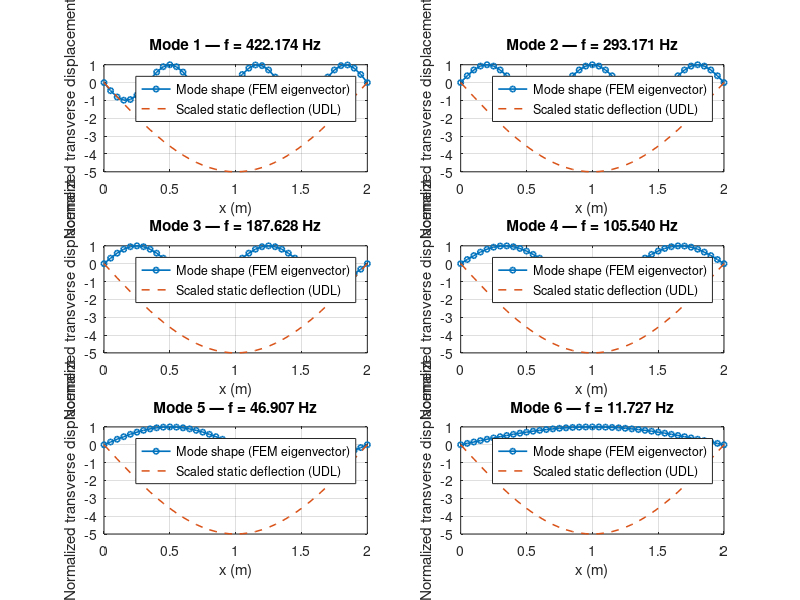

Write MATLAB code to recreate this figure. (Note: this script raises an error after producing the figure.)
%% beam_modes_udl.m
% FEM modal analysis (Euler-Bernoulli beam) + static deflection under UDL
clear; close all; clc;

%% Parameters
L = 2.0;               % total length (m)
ne = 40;               % number of elements (increase for higher accuracy)
nn = ne + 1;           % number of nodes
le = L / ne;           % element length

E = 210e9;             % Young's modulus (Pa)
rho = 7850;            % density (kg/m^3)
b = 0.02;              % width (m)
h = 0.02;              % thickness (m)
A = b * h;             % cross-sectional area (m^2)
I = (b * h^3) / 12;    % second moment of area (m^4)

q = 1000;              % UDL (N/m) acting downward (positive number) 

%% DOF setup
ndof = 2 * nn;         % DOFs: [w1 theta1 w2 theta2 ...]
K = zeros(ndof);
M = zeros(ndof);
F = zeros(ndof,1);     % global nodal force vector (for UDL)

%% Element matrices (consistent)
for e = 1:ne
    % element DOF indices
    n1 = e;
    n2 = e+1;
    dofs = [2*n1-1, 2*n1, 2*n2-1, 2*n2]; % [w1 th1 w2 th2]
    
    % stiffness matrix (4x4) for Euler-Bernoulli beam element
    ke = E*I / le^3 * [  12,   6*le,  -12,   6*le;
                         6*le, 4*le^2, -6*le, 2*le^2;
                        -12,  -6*le,   12,  -6*le;
                         6*le, 2*le^2, -6*le, 4*le^2 ];
                     
    % consistent mass matrix (4x4)
    me = rho*A*le/420 * [156, 22*le, 54, -13*le;
                         22*le, 4*le^2, 13*le, -3*le^2;
                         54, 13*le, 156, -22*le;
                        -13*le, -3*le^2, -22*le, 4*le^2 ];
    
    % consistent nodal load vector for UDL q per length (downwards)
    % standard element consistent load: fe = q*le/12 * [6; le; 6; -le]
    fe = q * le / 12 * [6; le; 6; -le];
    % note: sign convention - we'll treat downward positive and plot accordingly
    
    % assemble
    K(dofs,dofs) = K(dofs,dofs) + ke;
    M(dofs,dofs) = M(dofs,dofs) + me;
    F(dofs) = F(dofs) + fe;
end

%% Apply boundary conditions (simply supported)
% For simple support at node 1 and node nn:
% - transverse displacement w = 0 at node 1 and node nn  -> fix DOFs 1 and 2*nn-1
% - rotations are free (do NOT fix rotation DOFs)
fixedDOF = [1, 2*nn-1];

allDOF = 1:ndof;
freeDOF = setdiff(allDOF, fixedDOF);

%% Static solution under UDL (K * u = F)
% We remove fixed displacement DOFs and solve for the rest.
Kff = K(freeDOF, freeDOF);
Ff = F(freeDOF);

uf = Kff \ Ff;   % reduced solution
u = zeros(ndof,1);
u(freeDOF) = uf;

% Extract transverse displacements only for plotting static deflection
w_static = u(1:2:end);

%% Modal analysis: solve generalized eigenvalue problem K * phi = omega^2 * M * phi
Krr = K(freeDOF, freeDOF);
Mrr = M(freeDOF, freeDOF);

% Solve eigenproblem (compute first few modes)
nModes = 6; % how many modes to compute / plot
opts.maxit = 500;
% Use eigs for efficiency for larger matrices
[phi_r, D] = eigs(Krr, Mrr, nModes, 'SM'); % 'SM' -> smallest magnitude eigenvalues (lowest freq)
omega2 = diag(D);
% remove any small negative numerical noise
omega2 = real(omega2);
omega = sqrt(omega2);
freq = omega / (2*pi);

% build full-mode vectors (including fixed DOFs = 0 for w at supports)
Phi = zeros(ndof, nModes);
for i = 1:nModes
    Phi(freeDOF,i) = real(phi_r(:,i));
end

% extract transverse DOFs for plotting
xnodes = linspace(0, L, nn)';
modes_w = Phi(1:2:end, :);

% normalize modes: max amplitude = 1 (or sign such that first entry positive)
for i = 1:nModes
    modes_w(:,i) = modes_w(:,i) / max(abs(modes_w(:,i)));
    % enforce a consistent sign (make average positive)
    if mean(modes_w(:,i)) < 0
        modes_w(:,i) = -modes_w(:,i);
    end
end

%% Plot static deflection and first nModes mode shapes
figure('Position',[100 100 1000 700]);
nm_to_show = min(nModes, 6);
for i = 1:nm_to_show
    subplot(3,2,i);
    plot(xnodes, modes_w(:,i), '-o','LineWidth',1.2,'MarkerSize',4);
    hold on;
    % overlay static deflection scaled for visibility
    scaleStatic = 5 * max(abs(modes_w(:,i))) / max(abs(w_static)+eps); % scale factor for visualization
    plot(xnodes, -scaleStatic * w_static, '--','LineWidth',1.1); % negative sign to show downward deflection consistent
    hold off;
    title(sprintf('Mode %d — f = %.3f Hz', i, freq(i)));
    xlabel('x (m)');
    ylabel('Normalized transverse displacement');
    legend('Mode shape (FEM eigenvector)','Scaled static deflection (UDL)','Location','best');
    grid on;
end
sgtitle('Simply Supported Beam — FEM Mode Shapes and Scaled Static Deflection (UDL)');

%% Optionally: print frequencies
fprintf('Natural frequencies (Hz) for first %d modes:\n', nm_to_show);
for i = 1:nm_to_show
    fprintf(' Mode %d: %.6f Hz\n', i, freq(i));
end
